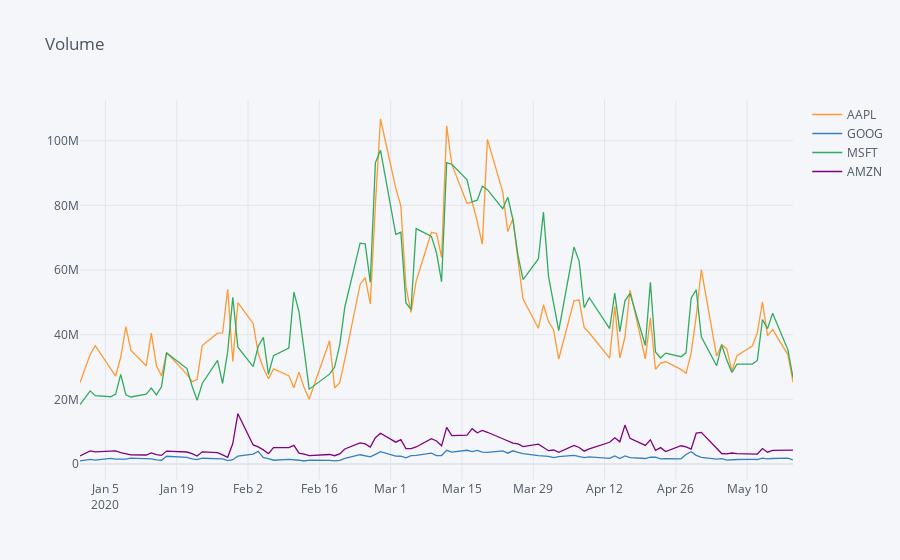

Here is the notebook cell this chart was saved with:
### Markdown cell above
Now the Volume. The same as before applies regarding the availability and interaction.

### Code cell
# RUN ME ONLY IF YOU HAVE PLOTLY AND CUFFLINGS IMPORTED AND INSTALLED
df_volume.iplot(title='Volume')
